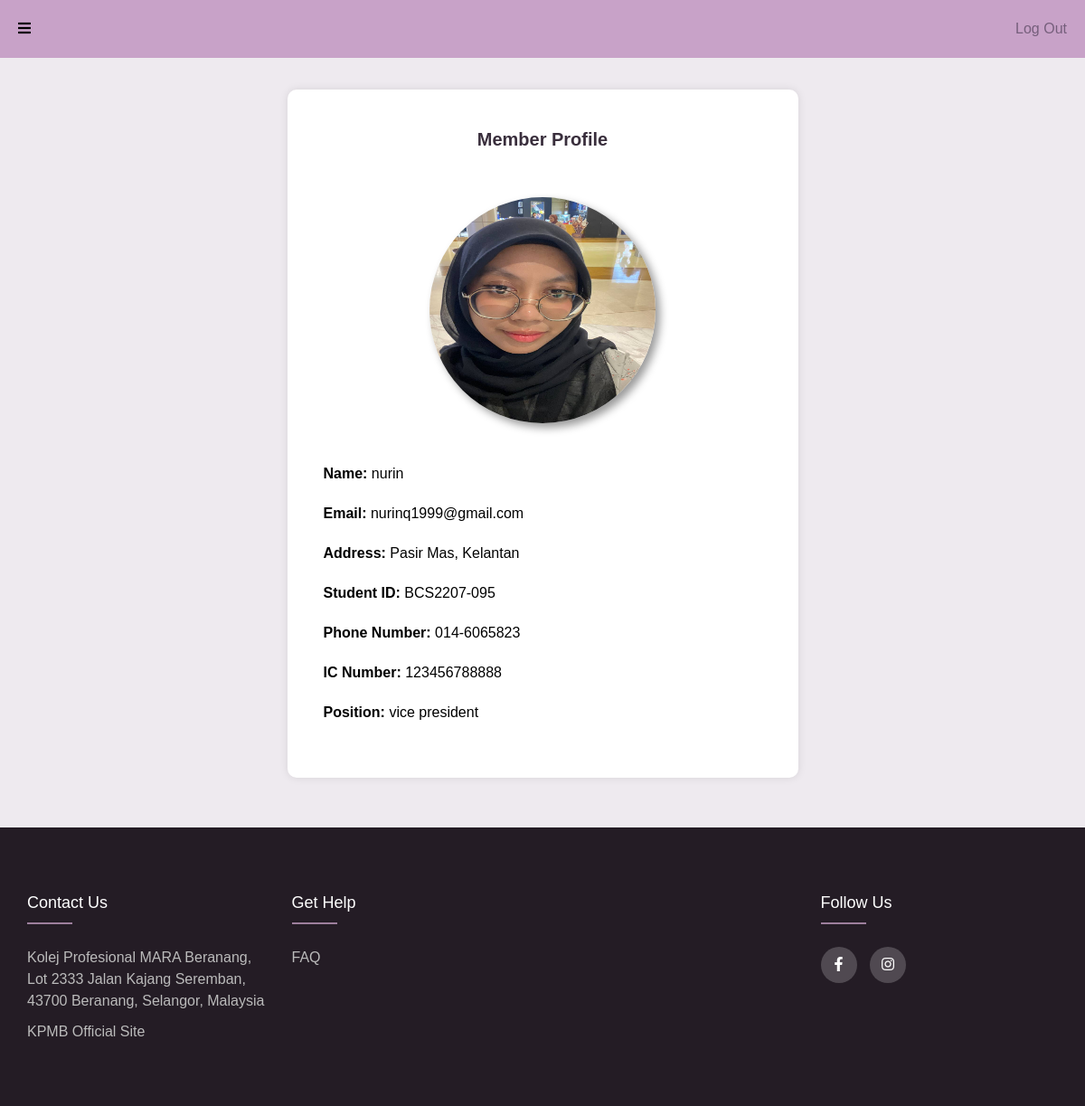
The page /KPMB_Peers/MemberPage/ (signed in) on the database its author committed.
### peers_page/models.py (models this page shows)
class UserProfile(models.Model):
    name = models.TextField(max_length=100, primary_key=True)
    studID = models.CharField(max_length=70)
    birth_date = models.CharField(max_length=10,blank=True)
    email = models.CharField(max_length=128)
    phonenum = models.CharField(max_length=40)
    gender = models.TextField(max_length=10)
    icnum = models.CharField(max_length=40)
    course = models.TextField(max_length=100)
    semester = models.IntegerField()
    address = models.CharField(max_length=200)
    reason = models.TextField(max_length=400)
    result_Main_Img = models.ImageField(upload_to='images/')
    pfp_Main_Img = models.ImageField(upload_to='images/')
    filled_at = models.DateTimeField(auto_now_add=True)

class Manage(models.Model):
    memposition = models.CharField(max_length=100)
    user = models.ForeignKey(UserProfile, on_delete=models.CASCADE, related_name='positions')

### peers_page/views.py (the view)
# urls.py: path("MemberPage/", views.memberpage, name="memberpage"),
def memberpage(request):
    if 'username' in request.session:
        username = request.session['username']
        user = get_object_or_404(UserProfile, name=username)
        context = {
            'user': user,
        }
        return render(request, "memberpage.html", context)
    else:
        return redirect('memberlogin')

### peers_page/templates/memberpage.html (shortened to what this page needs)
<!DOCTYPE html>
<html lang="en">
<head>
  <link rel="stylesheet" href="https://cdnjs.cloudflare.com/ajax/libs/font-awesome/5.15.4/css/all.min.css">
</head>
<body>
  {% load static %}
  <header>
    <div id="toggle-sidebar"><i class="fas fa-bars"></i></div>
    <nav>
      <ul>
        <li><a href="{% url 'homepage' %}">Log Out</a></li>
      </ul>
    </nav>
  </header>
  <main>
    <section id="profile">
        <div class="profile-container">
            <h2>Member Profile</h2>
            <div class="form-group">
                {% if user.pfp_Main_Img %}
                    <img src="{{ user.pfp_Main_Img.url }}" style="height: 250px; width: 250px; margin: auto;"><br>
                {% else %}
                    <p>No profile picture available</p>
                {% endif %}
            </div>
            <div class="form-group">
                <p><strong>Name:</strong> {{ user.name }}</p>
            </div>
            <div class="form-group">
                <p><strong>Email:</strong> {{ user.email }}</p>
            </div>
            <div class="form-group">
                <p><strong>Address:</strong> {{ user.address }}</p>
            </div>
            <div class="form-group">
                <p><strong>Student ID:</strong> {{ user.studID }}</p>
            </div>
            <div class="form-group">
                <p><strong>Phone Number:</strong> {{ user.phonenum }}</p>
            </div>
            <div class="form-group">
                <p><strong>IC Number:</strong> {{ user.icnum }}</p>
            </div>
            <div class="form-group">
              {% for position in user.positions.all %}
                <p><strong>Position:</strong> {{ position.memposition }}</p>
              {% endfor %}
            </div>
        </div>
    </section>
</main>
  <footer class="footer">
    <div class="container">
     <div class="row">
       <div class="footer-col">
         <h4>Contact Us</h4>
         <ul>
           <li>Kolej Profesional MARA Beranang,
            Lot 2333 Jalan Kajang Seremban,
            43700 Beranang, Selangor, Malaysia</li>
           <li><a href="#">KPMB official site</a></li>
         </ul>
       </div>
       <div class="footer-col">
         <h4>get help</h4>
         <ul>
           <li><a href="#">FAQ</a></li>
         </ul>
       </div>
       <div class="footer-col">
       </div>
       <div class="footer-col">
         <h4>follow us</h4>
         <div class="social-links">
           <a href="#"><i class="fab fa-facebook-f"></i></a>
           <a href="#"><i class="fab fa-instagram"></i></a>
         </div>
       </div>
     </div>
    </div>
 </footer>
</body>
</html>

### peers_page/templates/memberpage.html (style rules this page uses)
body { line-height: 1.5; font-family: Arial, sans-serif; margin: 0; padding: 0; background-color: #eeeaef; }
header { background-color: #C8A2C8; padding: 20px; display: flex; justify-content: space-between; align-items: center; position: relative; z-index: 2; }
header nav ul { list-style: none; margin: 0; padding: 0; display: flex; }
header nav li { margin-left: 20px; }
header nav a { text-decoration: none; color: #765f7c; }
h2 { color: #392e3c; font-size: 20px; padding-bottom: 10%; }
h4 { margin: auto; }
a { color: #765f7c; }
main { padding: 20px; }
section { margin-bottom: 20px; padding: 15px; }
img { width: 200px; height: 70px; }
* { margin:0; padding:0; box-sizing: border-box; }
.container { max-width: 1170px; margin:auto; }
.row { display: flex; flex-wrap: wrap; }
ul { list-style: none; }
.footer { background-color: #241c25; padding: 70px 0; }
.footer-col { width: 25%; padding: 0 15px; }
.footer-col h4 { font-size: 18px; color: #ffffff; text-transform: capitalize; margin-bottom: 35px; font-weight: 500; position: relative; }
.footer-col h4::before { content: ''; position: absolute; left:0; bottom: -10px; background-color: #9d7f9d; height: 2px; box-sizing: border-box; width: 50px; }
.footer-col ul li:not(:last-child) { margin-bottom: 10px; }
.footer-col ul li a { font-size: 16px; text-transform: capitalize; color: #ffffff; text-decoration: none; font-weight: 300; color: #bbbbbb; display: block; transition: all 0.3s ease; }
.footer-col .social-links a { display: inline-block; height: 40px; width: 40px; background-color: rgba(255,255,255,0.2); margin:0 10px 10px 0; text-align: center; line-height: 40px; border-radius: 50%; color: #ffffff; transition: all 0.5s ease; }
li { color: #bbbbbb; }
.profile-container { max-width: 50%; margin: 0 auto; background-color: #fff; padding: 40px; border-radius: 10px; box-shadow: 0 0 10px rgba(0, 0, 0, 0.1); }
.profile-container h2 { text-align: center; }
img { display: block; margin: 0 auto; width: 100px; height: 100px; border-radius: 50%; box-shadow: 5px 5px 10px rgba(0, 0, 0, 0.4); }
.form-group { margin-bottom: 20px; }

### rows shown on the page
UserProfile: pfp_Main_Img (picture), name "nurin", email "nurinq1999@gmail.com", address "Pasir Mas, Kelantan", studID "BCS2207-095", phonenum "014-6065823", icnum "123456788888"
Manage: memposition "vice president"
